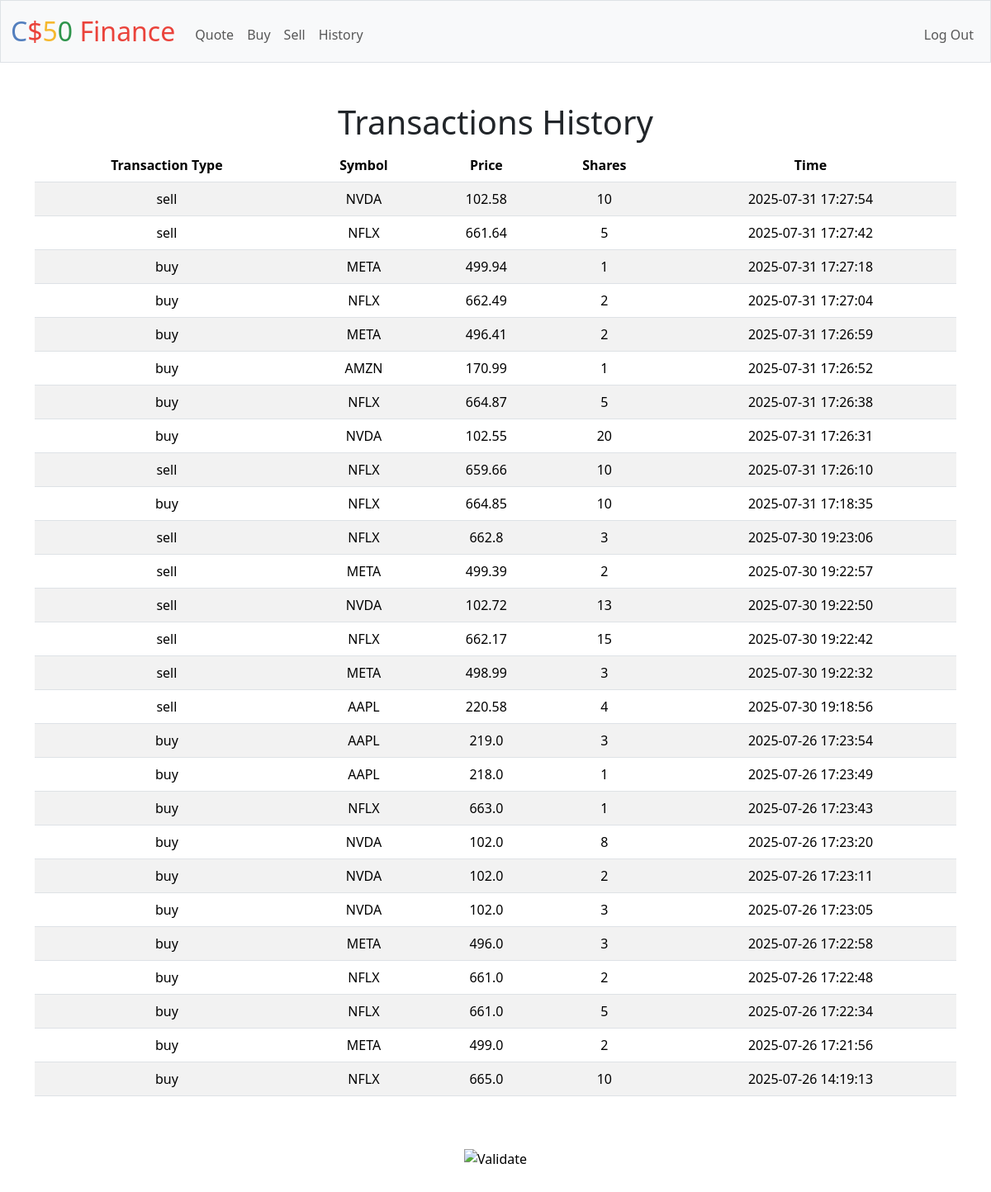
Screenshot of /history (signed in) with the database file from the repository.
### tables this page shows
CREATE TABLE 'transactions' ('id ' INTEGER PRIMARY KEY AUTOINCREMENT NOT NULL, 'user_id' INTEGER NOT NULL, 'symbol' TEXT NOT NULL, 'shares' INTEGER NOT NULL, 'price' REAL NOT NULL, 'total' REAL NOT NULL, 'transaction_type' TEXT NOT NULL, 'timestamp' TEXT NOT NULL DEFAULT CURRENT_TIMESTAMP);

### app.py (the view)
@app.route("/history")
@login_required
def history():
    stocks = db.execute("SELECT transaction_type, symbol, price, shares, timestamp FROM transactions WHERE user_id = (?) ORDER BY timestamp DESC", session["user_id"])
    return render_template("history.html", stocks=stocks)

### app.py (called while the page is built)
@app.after_request
def after_request(response):
    response.headers["Cache-Control"] = "no-cache, no-store, must-revalidate"
    response.headers["Expires"] = 0
    response.headers["Pragma"] = "no-cache"
    return response

### helpers.py (called while the page is built)
def login_required(f):
    @wraps(f)
    def decorated_function(*args, **kwargs):
        if session.get("user_id") is None:
            return redirect("/login")
        return f(*args, **kwargs)
    return decorated_function

### templates/history.html (shortened to what this page needs)
{% extends "layout.html" %}
{% block main %}
    <h1>Transactions History</h1>
    <table class="table table-striped">
        <thead>
            <tr>
                <th>Transaction Type</th>
                <th>Symbol</th>
                <th>Price</th>
                <th>Shares</th>
                <th>Time</th>
            </tr>
        </thead>
        <tbody>
            {% for stock in stocks %}
                <tr>
                    <td> {{ stock.transaction_type }} </td>
                    <td> {{ stock.symbol }} </td>
                    <td> {{ stock.price }} </td>
                    <td> {{ stock.shares | abs }} </td>
                    <td> {{ stock.timestamp }} </td>
                </tr>
            {% endfor %}
        </tbody>
    </table>
{% endblock %}

### templates/layout.html (shortened to what this page needs)
<!DOCTYPE html>
<html lang="en">
    <head>
        <link href="https://cdn.jsdelivr.net/npm/bootstrap@5.3.3/dist/css/bootstrap.min.css" rel="stylesheet">
        <link href="/static/styles.css" rel="stylesheet">
    </head>
    <body>
        <nav class="bg-light border navbar navbar-expand-md navbar-light">
            <div class="container-fluid">
                <a class="navbar-brand" href="/"><span class="blue">C</span><span class="red">$</span><span class="yellow">5</span><span class="green">0</span> <span class="red">Finance</span></a>
                <div class="collapse navbar-collapse" id="navbar">
                    {% if session["user_id"] %}
                        <ul class="navbar-nav me-auto mt-2">
                            <li class="nav-item"><a class="nav-link" href="/quote">Quote</a></li>
                            <li class="nav-item"><a class="nav-link" href="/buy">Buy</a></li>
                            <li class="nav-item"><a class="nav-link" href="/sell">Sell</a></li>
                            <li class="nav-item"><a class="nav-link" href="/history">History</a></li>
                        </ul>
                        <ul class="navbar-nav ms-auto mt-2">
                            <li class="nav-item"><a class="nav-link" href="/logout">Log Out</a></li>
                        </ul>
                    {% else %}
                        <ul class="navbar-nav ms-auto mt-2">
                            <li class="nav-item"><a class="nav-link" href="/register">Register</a></li>
                            <li class="nav-item"><a class="nav-link" href="/login">Log In</a></li>
                        </ul>
                    {% endif %}
                </div>
            </div>
        </nav>
        <main class="container py-5 text-center">
            {% block main %}{% endblock %}
        </main>
        <footer class="mb-5">
            <form action="https://validator.w3.org/check" class="text-center" enctype="multipart/form-data" method="post" target="_blank">
                <input alt="Validate" src="/static/I_heart_validator.png" type="image">
            </form>
        </footer>
    </body>
</html>

### static/styles.css (style rules this page uses)
nav .navbar-brand { font-size: xx-large; }
nav .navbar-brand .blue { color: #537fbe; }
nav .navbar-brand .red { color: #ea433b; }
nav .navbar-brand .yellow { color: #f5b82e; }
nav .navbar-brand .green { color: #2e944b; }

### rows the page displays
transactions: transaction_type "sell", symbol "NVDA", price "102.58", shares|abs "10", timestamp "2025-07-31 17:27:54"
transactions: transaction_type "sell", symbol "NFLX", price "661.64", shares|abs "5", timestamp "2025-07-31 17:27:42"
transactions: transaction_type "buy", symbol "META", price "499.94", shares|abs "1", timestamp "2025-07-31 17:27:18"
transactions: transaction_type "buy", symbol "NFLX", price "662.49", shares|abs "2", timestamp "2025-07-31 17:27:04"
transactions: transaction_type "buy", symbol "META", price "496.41", shares|abs "2", timestamp "2025-07-31 17:26:59"
transactions: transaction_type "buy", symbol "AMZN", price "170.99", shares|abs "1", timestamp "2025-07-31 17:26:52"
transactions: transaction_type "buy", symbol "NFLX", price "664.87", shares|abs "5", timestamp "2025-07-31 17:26:38"
transactions: transaction_type "buy", symbol "NVDA", price "102.55", shares|abs "20", timestamp "2025-07-31 17:26:31"
transactions: transaction_type "sell", symbol "NFLX", price "659.66", shares|abs "10", timestamp "2025-07-31 17:26:10"
transactions: transaction_type "buy", symbol "NFLX", price "664.85", shares|abs "10", timestamp "2025-07-31 17:18:35"
transactions: transaction_type "sell", symbol "NFLX", price "662.8", shares|abs "3", timestamp "2025-07-30 19:23:06"
transactions: transaction_type "sell", symbol "META", price "499.39", shares|abs "2", timestamp "2025-07-30 19:22:57"
transactions: transaction_type "sell", symbol "NVDA", price "102.72", shares|abs "13", timestamp "2025-07-30 19:22:50"
transactions: transaction_type "sell", symbol "NFLX", price "662.17", shares|abs "15", timestamp "2025-07-30 19:22:42"
transactions: transaction_type "sell", symbol "META", price "498.99", shares|abs "3", timestamp "2025-07-30 19:22:32"
transactions: transaction_type "sell", symbol "AAPL", price "220.58", shares|abs "4", timestamp "2025-07-30 19:18:56"
transactions: transaction_type "buy", symbol "AAPL", price "219.0", shares|abs "3", timestamp "2025-07-26 17:23:54"
transactions: transaction_type "buy", symbol "AAPL", price "218.0", shares|abs "1", timestamp "2025-07-26 17:23:49"
transactions: transaction_type "buy", symbol "NFLX", price "663.0", shares|abs "1", timestamp "2025-07-26 17:23:43"
transactions: transaction_type "buy", symbol "NVDA", price "102.0", shares|abs "8", timestamp "2025-07-26 17:23:20"
transactions: transaction_type "buy", symbol "NVDA", price "102.0", shares|abs "2", timestamp "2025-07-26 17:23:11"
transactions: transaction_type "buy", symbol "NVDA", price "102.0", shares|abs "3", timestamp "2025-07-26 17:23:05"
transactions: transaction_type "buy", symbol "META", price "496.0", shares|abs "3", timestamp "2025-07-26 17:22:58"
transactions: transaction_type "buy", symbol "NFLX", price "661.0", shares|abs "2", timestamp "2025-07-26 17:22:48"
transactions: transaction_type "buy", symbol "NFLX", price "661.0", shares|abs "5", timestamp "2025-07-26 17:22:34"
transactions: transaction_type "buy", symbol "META", price "499.0", shares|abs "2", timestamp "2025-07-26 17:21:56"
transactions: transaction_type "buy", symbol "NFLX", price "665.0", shares|abs "10", timestamp "2025-07-26 14:19:13"
